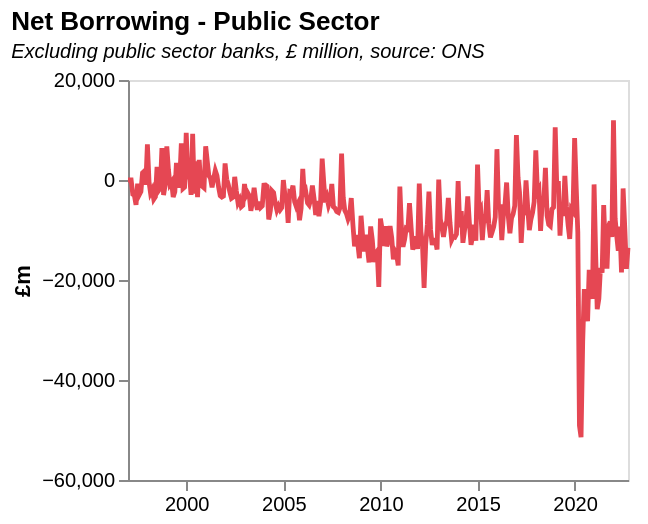

Specify this chart in Vega-Lite:
### Vega-Lite specification from a JSON file in a GitHub repository (floating-point values rounded to 4 significant figures; data arrays with more than 128 entries replaced by an {"elided": "..."} marker saying what was removed)
{"$schema": "https://vega.github.io/schema/vega-lite/v5.json", "title": {"text": "Net Borrowing - Public Sector", "subtitle": "Excluding public sector banks, £ million, source: ONS", "subtitleFontStyle": "italic", "subtitleFontSize": 10, "anchor": "start", "color": "black"}, "width": 250, "height": 200, "mark": {"type": "line", "color": "#e54753", "strokeWidth": 2.4, "opacity": 1}, "data": {"values": {"elided": "358 records"}}, "transform": [{"calculate": "year(datum.date)", "as": "year"}, {"filter": "datum.year>=minYear"}, {"filter": "datum.year<=maxYear"}], "params": [{"name": "minYear", "value": 1997, "bind": {"input": "range", "min": 1997, "max": 2022, "step": 1, "name": "Start year:"}}, {"name": "maxYear", "value": 2022, "bind": {"input": "range", "min": 1997, "max": 2022, "step": 1, "name": "End year:"}}], "encoding": {"x": {"field": "date", "type": "temporal", "title": null, "axis": {"title": "", "grid": false, "ticks": true}}, "y": {"field": "value", "type": "quantitative", "axis": {"titleColor": "#000000", "title": "£m", "grid": false, "ticks": true}, "scale": {"domain": [-60000, 20000]}}}}
